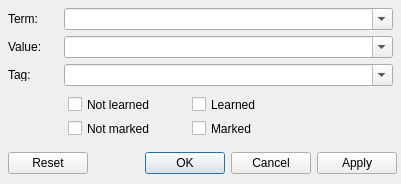
<?xml version="1.0" encoding="UTF-8"?>
<ui version="4.0">
 <class>CWordFinder</class>
 <widget class="QDialog" name="CWordFinder">
  <property name="geometry">
   <rect>
    <x>0</x>
    <y>0</y>
    <width>401</width>
    <height>184</height>
   </rect>
  </property>
  <property name="windowTitle">
   <string>Word finder</string>
  </property>
  <widget class="QDialogButtonBox" name="bbxButtons">
   <property name="geometry">
    <rect>
     <x>8</x>
     <y>152</y>
     <width>389</width>
     <height>23</height>
    </rect>
   </property>
   <property name="standardButtons">
    <set>QDialogButtonBox::Apply|QDialogButtonBox::Cancel|QDialogButtonBox::Ok|QDialogButtonBox::Reset</set>
   </property>
  </widget>
  <widget class="QComboBox" name="cboWordTerm">
   <property name="geometry">
    <rect>
     <x>64</x>
     <y>8</y>
     <width>329</width>
     <height>22</height>
    </rect>
   </property>
   <property name="editable">
    <bool>true</bool>
   </property>
  </widget>
  <widget class="QComboBox" name="cboWordValue">
   <property name="geometry">
    <rect>
     <x>64</x>
     <y>36</y>
     <width>329</width>
     <height>22</height>
    </rect>
   </property>
   <property name="editable">
    <bool>true</bool>
   </property>
  </widget>
  <widget class="QCheckBox" name="chkWordLearned">
   <property name="geometry">
    <rect>
     <x>192</x>
     <y>96</y>
     <width>112</width>
     <height>17</height>
    </rect>
   </property>
   <property name="text">
    <string>Learned</string>
   </property>
  </widget>
  <widget class="QCheckBox" name="chkWordMarked">
   <property name="geometry">
    <rect>
     <x>192</x>
     <y>120</y>
     <width>112</width>
     <height>17</height>
    </rect>
   </property>
   <property name="text">
    <string>Marked</string>
   </property>
  </widget>
  <widget class="QLabel" name="label">
   <property name="geometry">
    <rect>
     <x>8</x>
     <y>12</y>
     <width>46</width>
     <height>13</height>
    </rect>
   </property>
   <property name="text">
    <string>Term:</string>
   </property>
  </widget>
  <widget class="QLabel" name="label_2">
   <property name="geometry">
    <rect>
     <x>8</x>
     <y>40</y>
     <width>46</width>
     <height>13</height>
    </rect>
   </property>
   <property name="text">
    <string>Value:</string>
   </property>
  </widget>
  <widget class="QCheckBox" name="chkWordNotLearned">
   <property name="geometry">
    <rect>
     <x>68</x>
     <y>96</y>
     <width>112</width>
     <height>17</height>
    </rect>
   </property>
   <property name="text">
    <string>Not learned</string>
   </property>
  </widget>
  <widget class="QCheckBox" name="chkWordNotMarked">
   <property name="geometry">
    <rect>
     <x>68</x>
     <y>120</y>
     <width>112</width>
     <height>17</height>
    </rect>
   </property>
   <property name="text">
    <string>Not marked</string>
   </property>
  </widget>
  <widget class="QLabel" name="label_3">
   <property name="geometry">
    <rect>
     <x>8</x>
     <y>68</y>
     <width>46</width>
     <height>13</height>
    </rect>
   </property>
   <property name="text">
    <string>Tag:</string>
   </property>
  </widget>
  <widget class="QComboBox" name="cboTags">
   <property name="geometry">
    <rect>
     <x>64</x>
     <y>64</y>
     <width>329</width>
     <height>22</height>
    </rect>
   </property>
   <property name="editable">
    <bool>true</bool>
   </property>
  </widget>
 </widget>
 <resources/>
 <connections/>
</ui>
